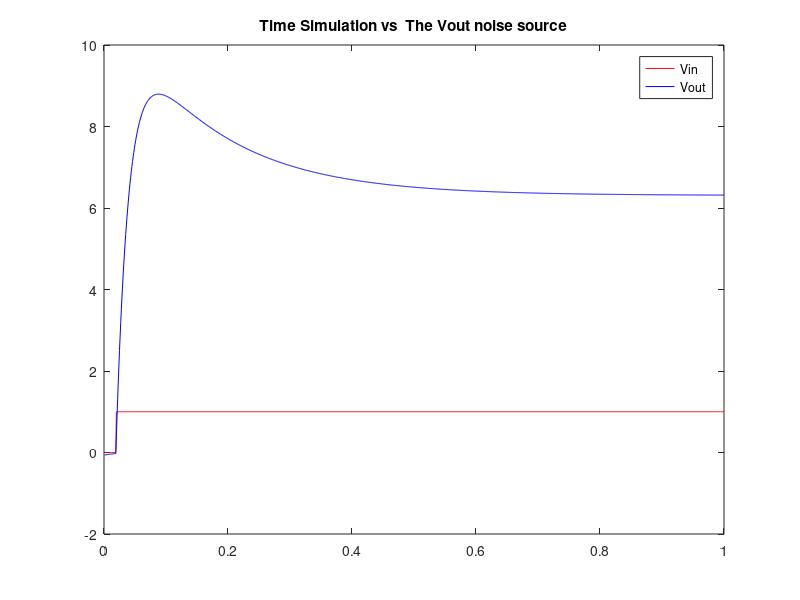
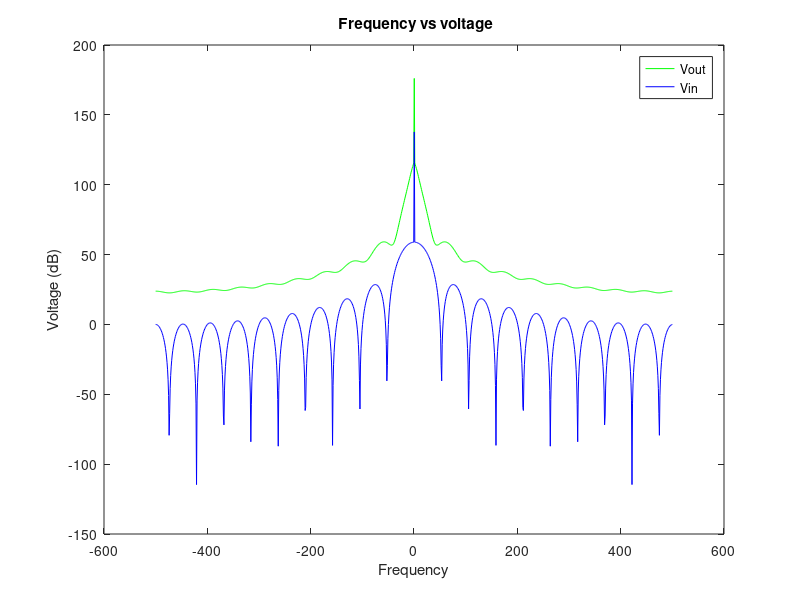
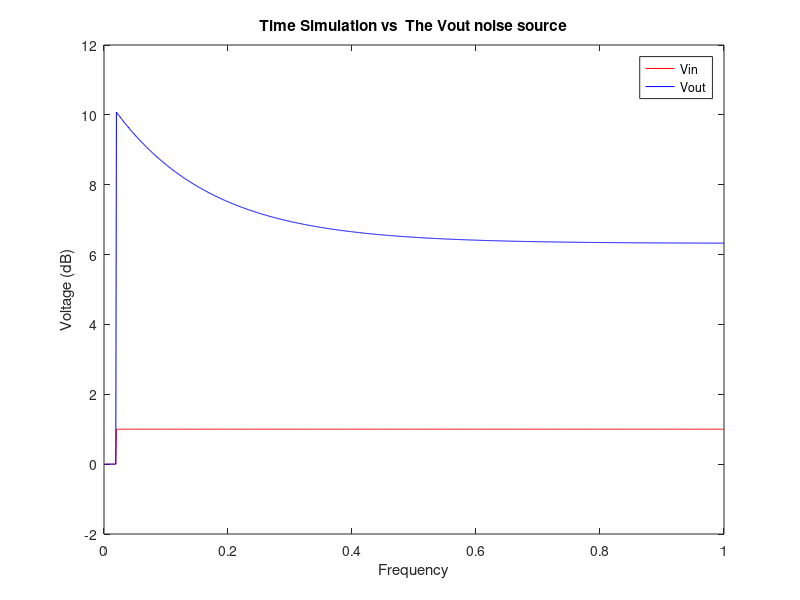
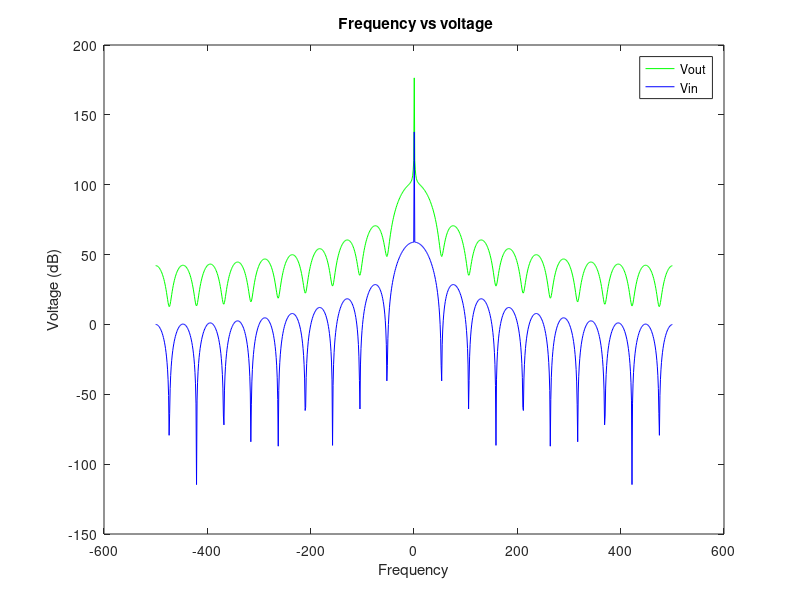

Write MATLAB code to recreate these figures, in order.


clearvars
clearvars -GLOBAL
close all
set(0,'DefaultFigureWindowStyle', 'docked')

meshsizex = 6;
meshsizey = 6;

% Voltage Range

Vmin = 0.1;
Vmax = 10;

% Components

Cap = 0.25;
R1 = 1;
R2 = 2;
L = 0.2;
% R3 = R3finder(Vmin,Vmax,20);
R3 = 10;
alpha = 100;
R4 = 0.1;
Ro = 1000;
omg = 10;

% Noise components
In = 0.001;
Cn =  0.00001;

% C Matrix
C = zeros(meshsizex,meshsizey);
C(2,1) = -Cap;
C(2,2) = Cap;
C(3,3) = Cn;
C(6,6) = L;

% G Matrix
G = zeros (meshsizex, meshsizey);
G(1,1) = 1;
G(2,1) = -1/R1;
G(2,2) = (1/R1) + (1/R2);
G(2,6) = -1;
G(3,3) = 1/R3;
G(3,6) = 1;
G(4,3) = -alpha/R3;
G(4,4) = 1;
G(5,4) = -R4;
G(5,5) = R4 - (1/Ro);
G(6,2) = 1;
G(6,3) = -1;%%
% (a) Updated C and G matrices
C;
G;

Simtime = 1;
numSteps = 1000;
deltaT = Simtime/numSteps;
% H vector
H = (C./deltaT) + G;

 V = zeros(6,1);
 Vp = V;

% F vector
F = zeros(1,6);
%F(3)=In;
 F(3) = In*randn();

Vv1 = zeros(10,1);
Vv2 = zeros(100,1);
newtime = linspace(1,numSteps,numSteps);

for i = 1:numSteps
    
    % F vector
    
    if (i == 20)
        F(1) = 1;
    end
    newtime(i) = i*deltaT;
    V = H\(((C * Vp)./deltaT) + F');

    Vv1(i) = V(1);
    Vv2(i) = V(5);
    
    Vp = V;
    
end

 figure(1)
  plot(newtime,Vv1,'-r');
    hold on
   plot(newtime,Vv2,'-b');
pause(0.01);
legend('Vin', 'Vout');
title('Time Simulation vs  The Vout noise source');
figure(2)
plot(linspace(-500,500,1000),fftshift(20*log(abs(fft(Vv2)))),'-g');
hold on 
plot(linspace(-500,500,1000),fftshift(20*log(abs(fft(Vv1)))),'-b');
legend('Vout', 'Vin');
xlabel('Frequency');
ylabel('Voltage (dB)');
title(' Frequency vs voltage');


%vary Cn to see how the bandwidth changes C(6,6) = 1e-10
C = zeros(meshsizex,meshsizey);
C(2,1) = -Cap;
C(2,2) = Cap;
C(6,6) = 1e-20;
Simtime = 1;
numSteps = 1000;
deltaT = Simtime/numSteps;
% H vector
H = (C./deltaT) + G;

 V = zeros(6,1);
 Vp = V;

% F vector
F = zeros(1,6);
F(3)=In;
 %F(3) = In*randn();

Vv1 = zeros(10,1);
Vv2 = zeros(100,1);
newtime = linspace(1,numSteps,numSteps);

for i = 1:numSteps
    
    % F vector
    
    if (i == 20)
        F(1) = 1;
    end
    newtime(i) = i*deltaT;
    V = H\(((C * Vp)./deltaT) + F');

    Vv1(i) = V(1);
    Vv2(i) = V(5);
    
    Vp = V;
   

    
end

 figure(3)
  plot(newtime,Vv1,'-r');
    hold on
   plot(newtime,Vv2,'-b');
pause(0.01);
legend('Vin', 'Vout');
xlabel('Frequency');
ylabel('Voltage (dB)');
title('Time Simulation vs  The Vout noise source');
figure(4)
plot(linspace(-500,500,1000),fftshift(20*log(abs(fft(Vv2)))),'-g');
hold on 
plot(linspace(-500,500,1000),fftshift(20*log(abs(fft(Vv1)))),'-b');
legend('Vout', 'Vin');
xlabel('Frequency');
ylabel('Voltage (dB)');
title(' Frequency vs voltage');

%vary Cn to see how the bandwidth changes C(6,6) = 1e-7

C(6,6) = 1e-7;
Simtime = 1;
numSteps = 1000;
deltaT = Simtime/numSteps;
% H vector
H = (C./deltaT) + G;

 V = zeros(6,1);
 Vp = V;

% F vector
F = zeros(1,6);
F(3)=In;
 %F(3) = In*randn();

Vv1 = zeros(10,1);
Vv2 = zeros(100,1);
newtime = linspace(1,numSteps,numSteps);

for i = 1:numSteps
    
    % F vector
    
    if (i == 40)
        F(1) = 1;
    end
    newtime(i) = i*deltaT;
    V = H\(((C * Vp)./deltaT) + F');

    Vv1(i) = V(1);
    Vv2(i) = V(5);
    
    Vp = V;
    
end

 figure(5)
  plot(newtime,Vv1,'r');
    hold on
   plot(newtime,Vv2,'b');
pause(0.01);
legend('Vin', 'Vout');
xlabel('Frequency');
ylabel('Voltage (dB)');
title('Time Simulation vs  The Vout noise source');
figure(6)
plot(linspace(-500,500,1000),fftshift(20*log(abs(fft(Vv2)))),'g');
hold on 
plot(linspace(-500,500,1000),fftshift(20*log(abs(fft(Vv1)))),'b');
legend('Vout', 'Vin');
xlabel('Frequency');
ylabel('Voltage (dB)');
title(' Frequency vs voltage');

%vary Cn to see how the bandwidth changes C(6,6) = 1e-2

C(6,6) = 1e-2;
Simtime = 1;
numSteps = 1000;
deltaT = Simtime/numSteps;
% H vector
H = (C./deltaT) + G;

 V = zeros(6,1);
 Vp = V;

% F vector
F = zeros(1,6);
F(3)=In;
 %F(3) = In*randn();

Vv1 = zeros(10,1);
Vv2 = zeros(100,1);
newtime = linspace(1,numSteps,numSteps);

for i = 1:numSteps
    
    % F vector
    
    if (i == 40)
        F(1) = 1;
    end
    newtime(i) = i*deltaT;
    V = H\(((C * Vp)./deltaT) + F');

    Vv1(i) = V(1);
    Vv2(i) = V(5);
    
    Vp = V;
    
end

 figure(8)
  plot(newtime,Vv1,'r');
    hold on
   plot(newtime,Vv2,'b');
pause(0.01);
legend('Vin', 'Vout');
xlabel('Frequency');
ylabel('Voltage');
title('Time Simulation vs  The Vout noise source');
figure(9)
plot(linspace(-500,500,1000),fftshift(20*log(abs(fft(Vv2)))),'g');
hold on 
plot(linspace(-500,500,1000),fftshift(20*log(abs(fft(Vv1)))),'b');
legend('Vout', 'Vin');
xlabel('Frequency');
ylabel('Voltage (dB)');
title(' Frequency vs voltage');

%vary the time step 

C(6,6) = 1e-4;
% Simtime = 1;
% numSteps = 1000;
% deltaT = Simtime/numSteps;
deltaT=1e-5;
% H vector
H = (C./deltaT) + G;

 V = zeros(6,1);
 Vp = V;

% F vector
F = zeros(1,6);
F(3)=In;
 %F(3) = In*randn();

Vv1 = zeros(10,1);
Vv2 = zeros(100,1);
newtime = linspace(1,numSteps,numSteps);

for i = 1:numSteps
    
    % F vector
    
    if (i == 20)
        F(1) = 1;
    end
    newtime(i) = i*deltaT;
    V = H\(((C * Vp)./deltaT) + F');

    Vv1(i) = V(1);
    Vv2(i) = V(5);
    
    Vp = V;
    
end

 figure(10)
  plot(newtime,Vv1,'r');
    hold on
   plot(newtime,Vv2,'b');
pause(0.01);
legend('Vin', 'Vout');
xlabel('Frequency');
ylabel('Voltage (dB)');
title('Time Simulation vs  The Vout noise source');
figure(11)
plot(linspace(-500,500,1000),fftshift(20*log(abs(fft(Vv2)))),'g');
hold on 
plot(linspace(-500,500,1000),fftshift(20*log(abs(fft(Vv1)))),'b');
legend('Vout', 'Vin');
xlabel('Frequency');
ylabel('Voltage (dB)');
title(' Frequency vs voltage');

%vary time
C(6,6) = 1e-4;
% Simtime = 10000;
% numSteps = 1000;
% deltaT = Simtime/numSteps;
deltaT=1e-8;
% H vector
H = (C./deltaT) + G;

 V = zeros(6,1);
 Vp = V;

% F vector
F = zeros(1,6);
F(3)=In;
 %F(3) = In*randn();

Vv1 = zeros(10,1);
Vv2 = zeros(100,1);
newtime = linspace(1,numSteps,numSteps);

for i = 1:numSteps
    
    % F vector
    
    if (i == 20)
        F(1) = 1;
    end
    newtime(i) = i*deltaT;
    V = H\(((C * Vp)./deltaT) + F');

    Vv1(i) = V(1);
    Vv2(i) = V(5);
    
    Vp = V;
    
end

 figure(12)
  plot(newtime,Vv1,'r');
    hold on
   plot(newtime,Vv2,'b');
pause(0.01);
legend('Vin', 'Vout');
xlabel('Frequency');
ylabel('Voltage (dB)');
title('Time Simulation(1e-4) vs  The Vout noise source');
figure(13)
plot(linspace(-500,500,1000),fftshift(20*log(abs(fft(Vv2)))),'g');
hold on 
plot(linspace(-500,500,1000),fftshift(20*log(abs(fft(Vv1)))),'b');
legend('Vout', 'Vin');
xlabel('Frequency');
ylabel('Voltage (dB)');
title(' Frequency vs voltage');

